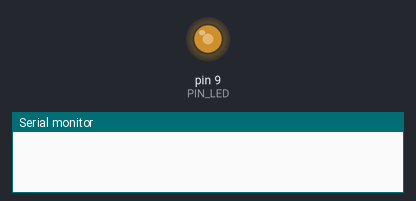
Bench run of a sketch on a simulated Arduino Uno, built with avr-gcc and run on an emulated ATmega328P. Shown: output pins drawn as LEDs (lit = HIGH), the last lines printed to the serial monitor. Random numbers use the default seed unless the sketch sets one.

Above: at 0.1 s.
At 19.52 s:
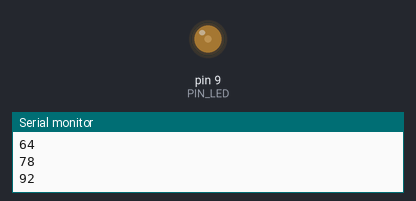
At 39.75 s:
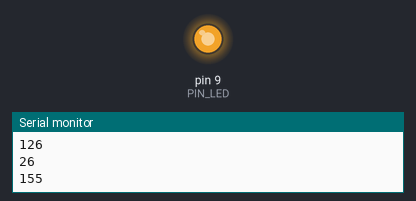
Timing chart, 0 to 40.0 s (numbered marks = the images above):
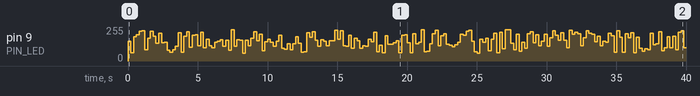

Measured:
- by itself, pin 9 (PIN_LED): 0/255 → 147/255 at 0.00 s, → 61/255 0.20 s later, → 181/255 0.20 s later, → 198/255 0.20 s later, … (200 changes in this stretch)

The sketch:

sketch_may12a.ino
```cpp
int PIN_LED = 9;
void setup()
{
pinMode(PIN_LED, OUTPUT);
Serial.begin(9600);
}

void loop()
{
int a = random(176);
analogWrite(PIN_LED,60+a);
delay(200);
Serial.println(a);
}
```
